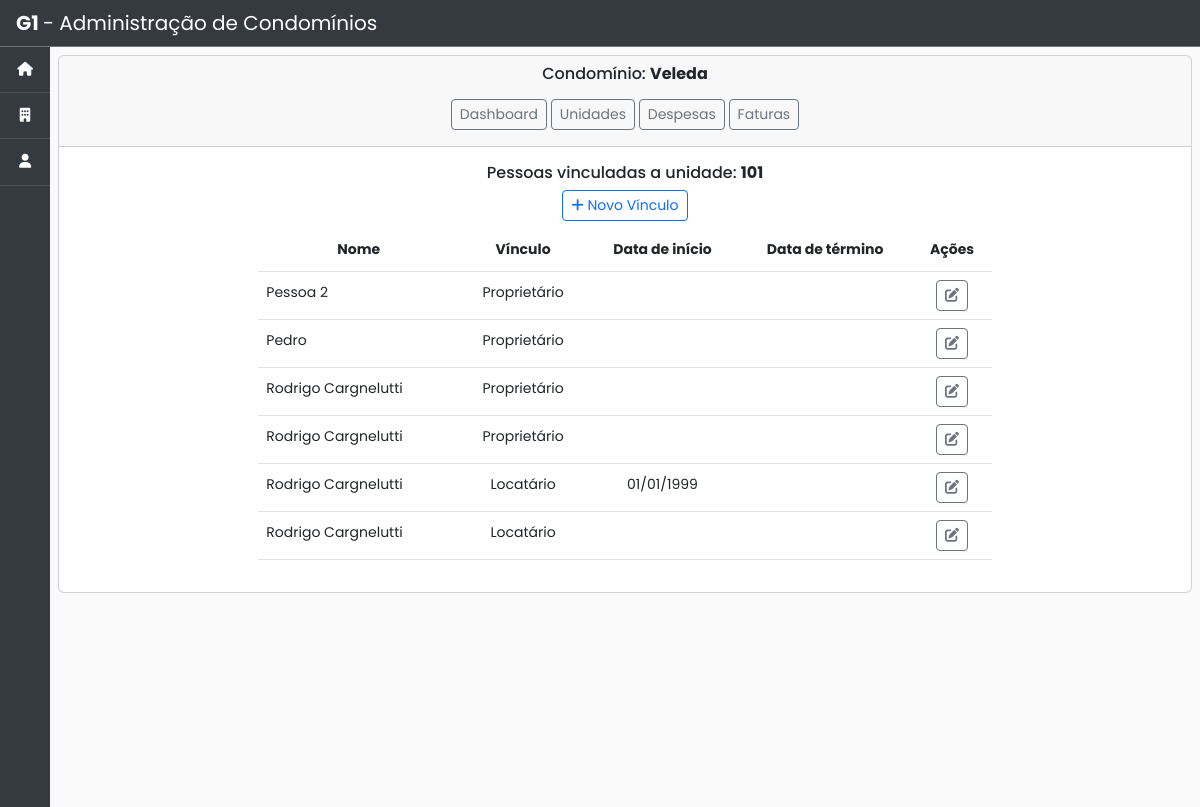
Screenshot of /condominios/pessoa_unidade_list/1/ with the database file from the repository.
### condominio/models.py (models this page shows, shortened)
class Unidade(models.Model):
    nome = models.CharField(max_length=200)
    fracao = models.CharField('fração', max_length=20)
    condominio = models.ForeignKey(Condominio, on_delete=models.CASCADE, related_name='unidades')  # noqa

class Condominio(models.Model):
    nome = models.CharField(max_length=200)
    documento = models.CharField('CNPJ', max_length=20)
    cep = models.CharField('CEP', max_length=10)
    endereco = models.CharField('Endereço', max_length=50)
    numero = models.CharField('Número', max_length=10)
    bairro = models.CharField(max_length=50)
    cidade = models.CharField(max_length=50)
    estado = models.CharField(max_length=50)
    pais = models.CharField('País', max_length=50)
    area_comum = models.CharField('área comum', max_length=50, blank=True, null=True)  # noqa
    area_privativa = models.CharField('área privativa', max_length=50, blank=True, null=True)  # noqa
    area_total = models.CharField('área total', max_length=50, blank=True, null=True)  # noqa
    dia_vencimento_boleto = models.CharField('Dia de vencimento da fatura', max_length=2)  # noqa
    status = models.BooleanField(default=True, blank=True, null=True)
    data_inicio_contrato = models.DateTimeField(blank=True, null=True)
    data_fim_contrato = models.DateTimeField(blank=True, null=True)
    created_at = models.DateTimeField(auto_now_add=True)
    updated_at = models.DateTimeField(auto_now=True)

class PessoaUnidade(models.Model):
    class Morador(models.TextChoices):
        PROPRIETARIO = 'Proprietário', 'Proprietário'
        LOCATARIO = 'Locatário', 'Locatário'
    pessoa = models.ForeignKey(Pessoa, on_delete=models.CASCADE, related_name="moradores")  # noqa
    unidade = models.ForeignKey(Unidade, on_delete=models.PROTECT, related_name="moradores")  # noqa
    vinculo = models.CharField(choices=Morador.choices, max_length=15)  # noqa
    data_inicio = models.DateField('data de início', null=True)
    data_fim = models.DateField('data de fim', blank=True, null=True)
    created_at = models.DateTimeField(auto_now_add=True)
    updated_at = models.DateTimeField(auto_now=True)

class Pessoa(models.Model):
    class Status(models.TextChoices):
        ATIVO = 'Ativo', 'Ativo'
        INATIVO = 'Inativo', 'Inativo'
    nome = models.CharField(max_length=200)
    documento = models.CharField('CPF', max_length=20)
    status = models.CharField(choices=Status.choices, default=Status.ATIVO, max_length=10)  # noqa
    created_at = models.DateTimeField(auto_now_add=True)
    updated_at = models.DateTimeField(auto_now=True)

### condominio/views.py (the view)
# urls.py: path('pessoa_unidade_list/<int:unidade_id>/', views.pessoa_unidade_list, name='pessoa_unidade_list'),  # noqa
def pessoa_unidade_list(request, unidade_id):
    unidade = Unidade.objects.get(id=unidade_id)  # noqa
    pessoa_unidade = PessoaUnidade.objects.order_by("data_fim").filter(unidade_id=unidade_id)  # noqa
    return render(request, 'condominio/pessoa_unidade_list.html', {'unidade': unidade, 'pessoa_unidade': pessoa_unidade})  # noqa

### condominio/templates/condominio/pessoa_unidade_list.html (shortened to what this page needs)
{% extends 'base.html' %}
{% block content %}
  <div class="card">
    <div class="card-header">
      <div class="text-center">
        <h6>Condomínio: <strong> {{unidade.condominio.nome}} </strong><h6>
      </div>
      <div class="col-8 m-auto pt-2 pb-2 text-center">
        <a href="{% url 'condominio:gestao' condominio_id=unidade.condominio.id %}" class="btn btn-outline-secondary btn-sm">Dashboard</a>
        <a href="{% url 'condominio:unidade_list' unidade.condominio.id %}" class="btn btn-outline-secondary btn-sm">Unidades</a>
        <a href="" class="btn btn-outline-secondary btn-sm">Despesas</a>
        <a href="" class="btn btn-outline-secondary btn-sm">Faturas</a>
      </div>
    </div>
    <div class="card-body">
      <div class="col-8 m-auto text-center" >
        <div class="text-center">
          <h6>Pessoas vinculadas a unidade: <strong> {{unidade.nome}} </strong><h6>
            <a href="{% url 'condominio:pessoa_unidade_create' unidade_id=unidade.id %}" class="btn btn-outline-primary btn-sm"> <span class="fas fa-plus"></span> Novo Vínculo</a>
        </div>
      </div>
      <div class="col-8 m-auto text-center">
        <table class="table">
          <thead class="thead-dark">
            <tr style="text-align: center">
              <th scope="col">Nome</th>
              <th scope="col">Vínculo</th>
              <th scope="col">Data de início</th>
              <th scope="col">Data de término</th>
              <th scope="col">Ações</th>
            </tr>
          </thead>
          <tbody>
            {% for pu in pessoa_unidade %}
            <tr style="text-align: center">
              <td style="text-align: left">{{pu.pessoa.nome}}</td>
              <td>{{pu.vinculo}}</td>
              <td>{{pu.data_inicio|date:"d/m/Y"}}</td>
              <td>{{pu.data_fim|date:"d/m/Y"}}</td>
              <td>
                <a href=" {% url 'condominio:pessoa_unidade_update' pu.id %}" class="btn btn-outline-secondary btn-sm" data-bs-toggle="tooltip" data-bs-placement="top" title="Editar"><i class="fas fa-edit"></i></a>
              </td>
            </tr>
            {% endfor %}
          </tbody>
        </table>
      </div>
    </div>
  </div>
{% endblock %}

### base_static/css/global-style.css (style rules this page uses)
:root { --blue: #007bff; --indigo: #6610f2; --purple: #6f42c1; --pink: #e83e8c; --red: #dc3545; --orange: #fd7e14; --yellow: #ffc107; --green: #28a745; --teal: #20c997; --cyan: #17a2b8; --white: #fff; --gray: #6c757d; --gray-dark: #343a40; --primary: #007bff; --secondary: #6c757d; --success: #28a745; --info: #17a2b8; --warning: #ffc107; --danger: #dc3545; --light: #f8f9fa; --dark: #343a40; }
html { position: relative; min-height: 100%; font-family: sans-serif; line-height: 1.15; -webkit-text-size-adjust: 100%; -webkit-tap-highlight-color: rgba(0, 0, 0, 0); }
body { margin: 0; font-family: "Poppins", Arial, sans-serif; font-size: 14px; line-height: 1.8; font-weight: normal; background: #fafafa; color: white; }

### rows the page displays
Unidade: condominio.nome "Veleda", nome "101"
PessoaUnidade: pessoa.nome "Pessoa 2", vinculo "Proprietário"
PessoaUnidade: pessoa.nome "Pedro", vinculo "Proprietário"
PessoaUnidade: pessoa.nome "Rodrigo Cargnelutti", vinculo "Proprietário"
PessoaUnidade: pessoa.nome "Rodrigo Cargnelutti", vinculo "Proprietário"
PessoaUnidade: pessoa.nome "Rodrigo Cargnelutti", vinculo "Locatário", data_inicio "01/01/1999"
PessoaUnidade: pessoa.nome "Rodrigo Cargnelutti", vinculo "Locatário"
